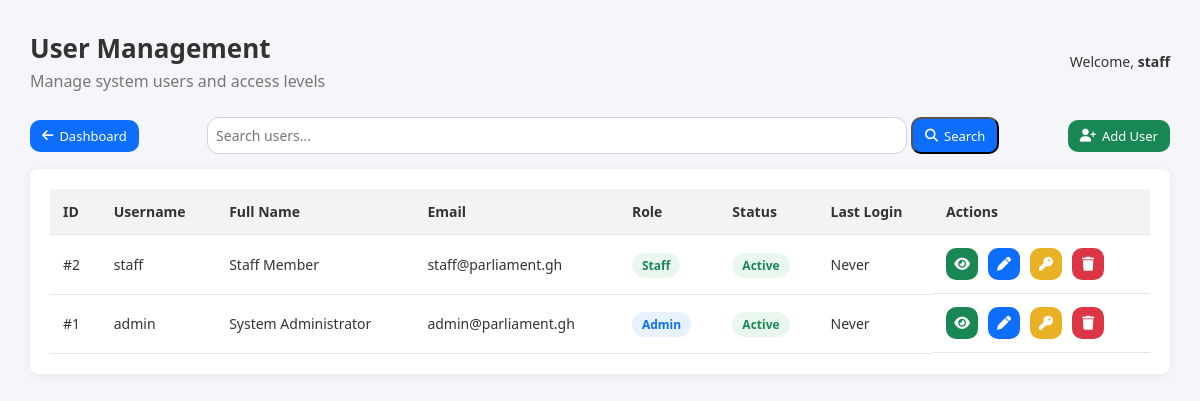
Screenshot of /admin/users.php (signed in) with the database file from the repository.
### tables this page shows
CREATE TABLE IF NOT EXISTS users (
    id INT AUTO_INCREMENT PRIMARY KEY,
    username VARCHAR(50) UNIQUE NOT NULL,
    password VARCHAR(255) NOT NULL,
    full_name VARCHAR(100) NOT NULL,
    email VARCHAR(100) UNIQUE NOT NULL,
    role ENUM('admin', 'staff') NOT NULL DEFAULT 'staff',
    status ENUM('active', 'inactive') NOT NULL DEFAULT 'active',
    created_at TIMESTAMP DEFAULT CURRENT_TIMESTAMP,
    updated_at TIMESTAMP DEFAULT CURRENT_TIMESTAMP ON UPDATE CURRENT_TIMESTAMP,
    last_login TIMESTAMP NULL
);

### admin/users.php (the view, shortened to what this page needs)
<?php
$db = new Database();
$conn = $db->getConnection();
$search = trim($_GET['search'] ?? '');
$sql = "SELECT id, username, full_name, email, role, status, created_at, updated_at, last_login
        FROM users";
$sql .= " ORDER BY id DESC";
$stmt = $conn->prepare($sql);
$stmt->execute();
$result = $stmt->get_result();
?>
<!DOCTYPE html>
<html lang="en">
<head>
    <link rel="stylesheet" href="https://cdnjs.cloudflare.com/ajax/libs/font-awesome/6.5.1/css/all.min.css">
    <link rel="stylesheet" href="../css/users.css">
</head>
<body>
    <div class="page-container">
        <div class="page-header">
            <div>
                <h1>User Management</h1>
                <p>Manage system users and access levels</p>
            </div>
            <span class="welcome-text">
                Welcome, <strong><?php echo htmlspecialchars($_SESSION["admin_username"] ?? "Admin"); ?></strong>
            </span>
        </div>
        <div class="table-toolbar">
            <a href="dashboard.php" class="btn btn-secondary">
                <i class="fa fa-arrow-left"></i>Dashboard
            </a>
            <form method="GET" class="search-form">
                <input type="text" name="search" placeholder="Search users..." autocomplete="off"
                    value="<?php echo htmlspecialchars($search); ?>">
                <button type="submit" class="btn btn-edit">
                    <i class="fa fa-search"></i> Search
                </button>
            </form>
            <a href="add_user.php" class="btn btn-add" onclick="openAddUserModal()">
                <i class="fa fa-user-plus"></i> Add User
            </a>
        </div>
        <div class="card">
            <table class="data-table">
                <thead>
                    <tr>
                        <th>ID</th>
                        <th>Username</th>
                        <th>Full Name</th>
                        <th>Email</th>
                        <th>Role</th>
                        <th>Status</th>
                        <th>Last Login</th>
                        <th>Actions</th>
                    </tr>
                </thead>
                <tbody>
                    <?php if (mysqli_num_rows($result) > 0): ?>
                        <?php while ($row = mysqli_fetch_assoc($result)): ?>
                            <tr>
                                <td>#<?php echo $row["id"]; ?></td>
                                <td><?php echo htmlspecialchars($row["username"]); ?></td>
                                <td><?php echo htmlspecialchars($row["full_name"]); ?></td>
                                <td><?php echo htmlspecialchars($row["email"]); ?></td>
                                <td>
                                    <span class="badge role-<?php echo strtolower($row["role"]); ?>">
                                        <?php echo ucfirst($row["role"]); ?>
                                    </span>
                                </td>
                                <td>
                                    <span class="badge status-<?php echo strtolower($row["status"]); ?>">
                                        <?php echo ucfirst($row["status"]); ?>
                                    </span>
                                </td>
                                <td>
                                    <?php echo $row["last_login"]
                                        ? date("M d, Y H:i", strtotime($row["last_login"]))
                                        : "Never"; ?>
                                </td>
                                <td class="actions">
                                    <a href="view_user.php?id=<?php echo $row["id"]; ?>" class="icon-btn view" title="View">
                                        <i class="fa fa-eye"></i>
                                    </a>
                                    <a href="edit_user.php?id=<?php echo $row["id"]; ?>" class="icon-btn edit" title="Edit">
                                        <i class="fa fa-pen"></i>
                                    </a>
                                    <a href="reset_password.php?id=<?php echo $row["id"]; ?>" class="icon-btn reset"
                                        onclick="return confirm('Reset password for this user?');">
                                        <i class="fa fa-key"></i>
                                    </a>
                                    <a href="delete_user.php?id=<?php echo $row["id"]; ?>" class="icon-btn delete"
                                        onclick="return confirm('Delete this user?');">
                                        <i class="fa fa-trash"></i>
                                    </a>
                                </td>
                            </tr>
                        <?php endwhile; ?>
                    <?php else: ?>
                        <tr>
                            <td colspan="8" class="empty-state">No users found</td>
                        </tr>
                    <?php endif; ?>
                </tbody>
            </table>
        </div>
    </div>
</body>
</html>

### css/users.css (style rules this page uses)
* { margin: 0; padding: 0; box-sizing: border-box; font-family: "Segoe UI", Tahoma, sans-serif; }
body { background: #f4f6f9; color: #333; }
.page-container { padding: 30px; max-width: 1400px; margin: auto; }
.page-header { display: flex; justify-content: space-between; align-items: center; margin-bottom: 25px; }
.page-header h1 { font-size: 26px; }
.page-header p { color: #777; margin-top: 4px; }
.welcome-text { font-size: 14px; }
.table-toolbar { display: flex; align-items: center; justify-content: space-between; margin-bottom: 15px; gap: 15px; }
.search-form { display: flex; gap: 4px; margin: 0 auto; }
.search-form input { padding: 8px 8px; border-radius: 12px; border: 1px solid #ced4da; font-size: 14px; min-width: 700px; }
.btn { display: inline-flex; align-items: center; gap: 6px; padding: 7px 12px; border-radius: 10px; font-size: 13px; text-decoration: none; color: #fff; }
.btn-secondary { background: #0d6efd; }
.btn-add { background: #198754; }
.btn-edit { background: #0d6efd; }
.card { background: #fff; border-radius: 8px; padding: 20px; box-shadow: 0 2px 10px rgba(0, 0, 0, 0.06); }
.data-table { width: 100%; border-collapse: collapse; }
.data-table thead { background: #f1f3f5; }
.data-table th, .data-table td { padding: 13px; font-size: 14px; border-bottom: 1px solid #e5e5e5; text-align: left; }
.badge { padding: 4px 10px; border-radius: 20px; font-size: 12px; font-weight: 600; }
.role-admin { background: #e7f1ff; color: #0d6efd; }
.role-staff { background: #eaf7ee; color: #198754; }
.status-active { background: #eaf7ee; color: #198754; }
.actions { display: flex; gap: 10px; }
.icon-btn { width: 32px; height: 32px; border-radius: 10px; display: flex; align-items: center; justify-content: center; text-decoration: none; color: #fff; font-size: 14px; transition: 0.2s ease; }
.icon-btn.view { background: #198754; }
.icon-btn.edit { background: #0d6efd; }
.icon-btn.reset { background: #e9b124; }
.icon-btn.delete { background: #dc3545; }

### rows the page displays
users: id "2", username "staff", full_name "Staff Member", email "staff@parliament.gh", role "Staff", status "Active", shows "Never"
users: id "1", username "admin", full_name "System Administrator", email "admin@parliament.gh", role "Admin", status "Active", shows "Never"

### other values shown
$_SESSION["admin_username"] "staff"
